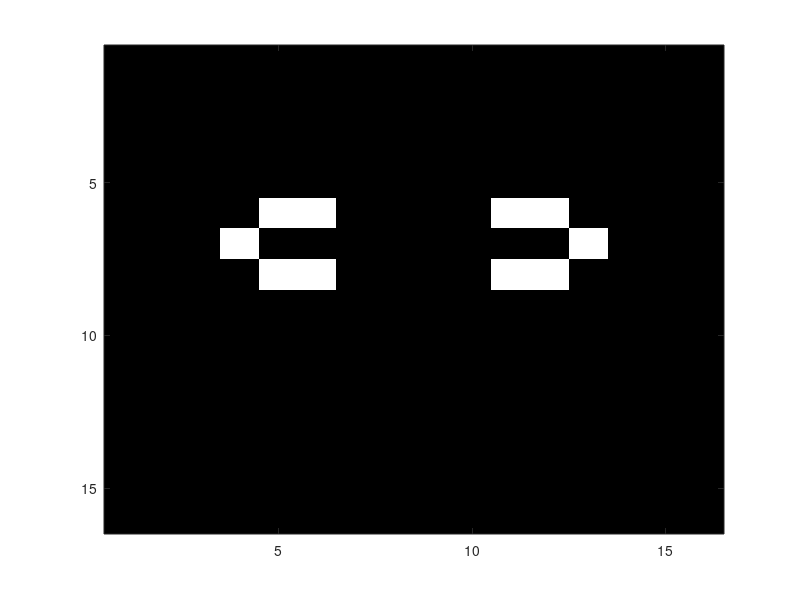

Reproduce this figure in MATLAB.
%--------------------------PART-C----------------------------
%-------------Blinker and Beacon with edges------------------

%Initial matrix: blinker
blinker =[0 0 0 0 0; 0 0 1 0 0; 0 0 1 0 0; 0 0 1 0 0; 0 0 0 0 0];

%Output matrix containing final result 
%Needed because otherwise we will be altering the initial matrix as we go
output1 = zeros(5, 5);

%Loops through every element in the entire matrix
for i = 1:length(blinker)
    for j = 1:length(blinker)

        %Reset the sum back to zero for every element
        sum = 0;

        %Conditional statements to check each position (if there exists)
        %neighboring the center piece is a 1
        %Adds 1 to sum to keep track of total neighbors that is a 1
        if i ~= 1 && j ~= 1 && blinker(i-1, j-1) == 1
            sum = sum + 1;
        end
        if i ~= 1 && blinker(i-1, j) == 1
            sum = sum + 1;
        end
        if i ~= 1 && j ~= length(blinker) && blinker(i-1, j+1) == 1
            sum = sum + 1;
        end
        if j ~= 1 && blinker(i, j-1) == 1
            sum = sum + 1;
        end
        if j ~= length(blinker) && blinker(i, j+1) == 1
            sum = sum + 1;
        end
        if i ~= length(blinker) && j ~= 1 && blinker(i+1, j-1) == 1
            sum = sum + 1;
        end
        if i ~= length(blinker) && blinker(i+1, j) == 1
            sum = sum + 1;
        end
        if i ~= length(blinker) && j ~= length(blinker) && blinker(i+1, j+1) == 1
            sum = sum + 1;
        end

        %Conditional statements to check the four rules of the game
        %Updates output accordingly
        if blinker(i, j) == 1
            if sum < 2 || sum > 3
                output1(i, j) = 0;
            else 
                output1(i, j) = 1;
            end
        else
            if sum == 3
                output1(i, j) = 1;
            else
                output1(i, j) = 0;
            end
        end
    end
end

%Display the final output matrix to the screen
%disp(output1)
%subplot(2, 2, 1)
%imagesc(output1)
%colormap(gray)


%Initial matrix: beacon
beacon = [0 0 0 0 0 0; 0 1 1 0 0 0; 0 1 0 0 0 0; 0 0 0 0 1 0; 0 0 0 1 1 0; 0 0 0 0 0 0];

%Output matrix containing final result 
%Needed because otherwise we will be altering the initial matrix as we go
output2 = zeros(6, 6);

%Loops through every element in the entire matrix
for i = 1:length(beacon)
    for j = 1:length(beacon)

        %Reset the sum back to zero for every element
        sum = 0;

        %Conditional statements to check each position (if there exists)
        %neighboring the center piece is a 1
        %Adds 1 to sum to keep track of total neighbors that is a 1
        if i ~= 1 && j ~= 1 && beacon(i-1, j-1) == 1
            sum = sum + 1;
        end
        if i ~= 1 && beacon(i-1, j) == 1
            sum = sum + 1;
        end
        if i ~= 1 && j ~= length(beacon) && beacon(i-1, j+1) == 1
            sum = sum + 1;
        end
        if j ~= 1 && beacon(i, j-1) == 1
            sum = sum + 1;
        end
        if j ~= length(beacon) && beacon(i, j+1) == 1
            sum = sum + 1;
        end
        if i ~= length(beacon) && j ~= 1 && beacon(i+1, j-1) == 1
            sum = sum + 1;
        end
        if i ~= length(beacon) && beacon(i+1, j) == 1
            sum = sum + 1;
        end
        if i ~= length(beacon) && j ~= length(beacon) && beacon(i+1, j+1) == 1
            sum = sum + 1;
        end

        %Conditional statements to check the four rules of the game
        %Updates output accordingly
        if beacon(i, j) == 1
            if sum < 2 || sum > 3
                output2(i, j) = 0;
            else 
                output2(i, j) = 1;
            end
        else
            if sum == 3
                output2(i, j) = 1;
            else
                output2(i, j) = 0;
            end
        end
    end
end

%Display the final output matrix to the screen
%disp(output2)
%subplot(2, 2, 2)
%imagesc(output2)
%colormap(gray)


%--------------------------PART-D----------------------------
%-----------------Table with edges 12th gen------------------

%Initial matrix: table
table = [0, 0, 0, 0, 0, 0, 0, 0, 0, 0, 0, 0, 0, 0, 0, 0; 
         0, 0, 0, 0, 0, 0, 0, 0, 0, 0, 0, 0, 0, 0, 0, 0; 
         0, 0, 0, 0, 0, 0, 0, 0, 0, 0, 0, 0, 0, 0, 0, 0; 
         0, 0, 0, 0, 0, 0, 0, 0, 0, 0, 0, 0, 0, 0, 0, 0; 
         0, 0, 0, 0, 0, 0, 0, 0, 0, 0, 0, 0, 0, 0, 0, 0; 
         0, 0, 0, 0, 0, 0, 0, 0, 0, 0, 0, 0, 0, 0, 0, 0; 
         0, 0, 0, 0, 0, 0, 1, 1, 1, 1, 0, 0, 0, 0, 0, 0; 
         0, 0, 0, 0, 0, 0, 1, 0, 0, 1, 0, 0, 0, 0, 0, 0; 
         0, 0, 0, 0, 0, 0, 0, 0, 0, 0, 0, 0, 0, 0, 0, 0; 
         0, 0, 0, 0, 0, 0, 0, 0, 0, 0, 0, 0, 0, 0, 0, 0; 
         0, 0, 0, 0, 0, 0, 0, 0, 0, 0, 0, 0, 0, 0, 0, 0; 
         0, 0, 0, 0, 0, 0, 0, 0, 0, 0, 0, 0, 0, 0, 0, 0; 
         0, 0, 0, 0, 0, 0, 0, 0, 0, 0, 0, 0, 0, 0, 0, 0; 
         0, 0, 0, 0, 0, 0, 0, 0, 0, 0, 0, 0, 0, 0, 0, 0; 
         0, 0, 0, 0, 0, 0, 0, 0, 0, 0, 0, 0, 0, 0, 0, 0; 
         0, 0, 0, 0, 0, 0, 0, 0, 0, 0, 0, 0, 0, 0, 0, 0];

%Find the dimensions of the initial matrix so that the code works for any
%matrix of size MxN 
[r, c] = size(table);

%Output matrix containing final result 
%Needed because otherwise we will be altering the initial matrix as we go
output3 = zeros(r, c);

%For loop that runs 12 times to find the result at the 12th generation
for n = 1:12
    %Loops through every element in the entire matrix
    for i = 1:r
        for j = 1:c
    
            %Reset the sum back to zero for every element
            sum = 0;
    
            %Conditional statements to check each position (if there exists)
            %neighboring the center piece is a 1
            %Adds 1 to sum to keep track of total neighbors that is a 1
            if i ~= 1 && j ~= 1 && table(i-1, j-1) == 1
                sum = sum + 1;
            end
            if i ~= 1 && table(i-1, j) == 1
                sum = sum + 1;
            end
            if i ~= 1 && j ~= c && table(i-1, j+1) == 1
                sum = sum + 1;
            end
            if j ~= 1 && table(i, j-1) == 1
                sum = sum + 1;
            end
            if j ~= c && table(i, j+1) == 1
                sum = sum + 1;
            end
            if i ~= r && j ~= 1 && table(i+1, j-1) == 1
                sum = sum + 1;
            end
            if i ~= r && table(i+1, j) == 1
                sum = sum + 1;
            end
            if i ~= r && j ~= c && table(i+1, j+1) == 1
                sum = sum + 1;
            end
    
            %Conditional statements to check the four rules of the game
            %Updates output accordingly
            if table(i, j) == 1
                if sum < 2 || sum > 3
                    output3(i, j) = 0;
                else 
                    output3(i, j) = 1;
                end
            else
                if sum == 3
                    output3(i, j) = 1;
                else
                    output3(i, j) = 0;
                end
            end
        end
    end
    %Update table to be the output after going throught 1 generation
    %so that when we compute the next generation it will be continued from
    %the previous generation and not its initial state
    table = output3;
end

%Display the final output matrix to the screen
%disp(output3)
%subplot(2, 2, 3)
imagesc(output3)
colormap(gray)
